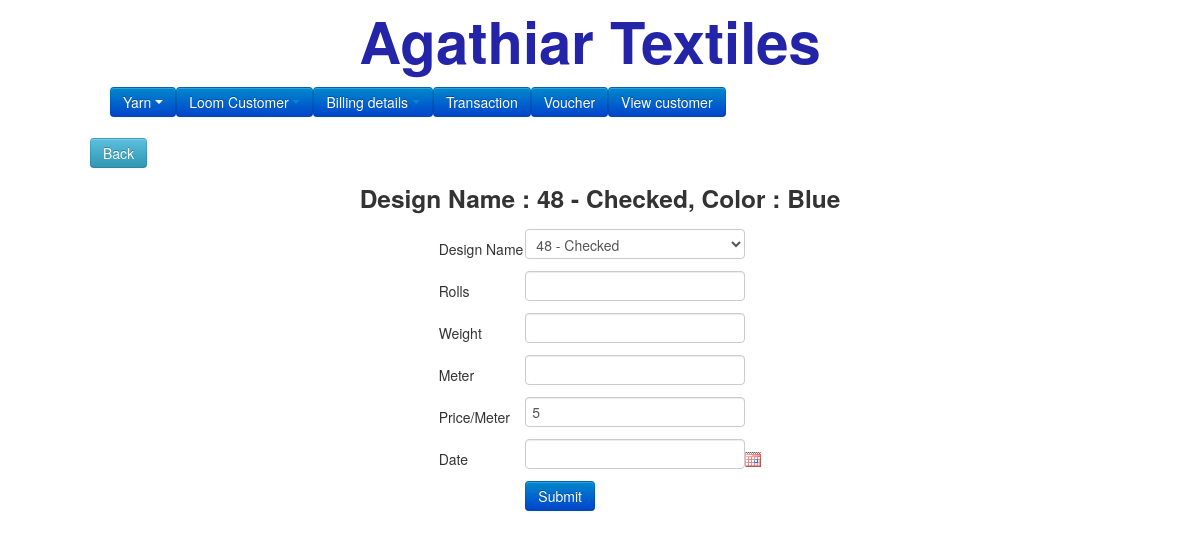
The app's page /return_paavudetails.php?paavuid=1 with its own data.
### tables this page shows
CREATE TABLE `paavus` (
  `id` int(50) NOT NULL,
  `paavuno` int(20) NOT NULL,
  `name` varchar(50) NOT NULL,
  `userid` int(50) NOT NULL,
  `price` double NOT NULL,
  `date` timestamp NOT NULL DEFAULT CURRENT_TIMESTAMP,
  `color` varchar(50) NOT NULL,
  `status` int(10) NOT NULL,
  `statusupdate` varchar(50) NOT NULL,
  `carry_paavuid` int(20) NOT NULL,
  `closeamount` double NOT NULL
);

CREATE TABLE `designs` (
  `id` int(11) NOT NULL,
  `name` varchar(50) NOT NULL,
  `date` varchar(100) NOT NULL
);

### return_paavudetails.php (the view, shortened to what this page needs)
<?php
include('template/header.php');
$userid =$_REQUEST["userid"];
$paavuid =$_REQUEST["paavuid"];
$designs = getData('designs');
$paavus = getSingleData('paavus',$paavuid);
$edit = false;
$thread = [];
?>
<div class="back"><a href="paavudetails.php?userid=<?php echo $userid; ?>&paavuid=<?php echo $paavuid; ?>"><input type="button" value="Back" class="btn btn-info"></a></div>
<center>
<h3>Design Name : <?php echo getDataByName('designs', $paavus[0]['name'], 'name');  ?>, Color : <?php echo $paavus[0]['color']  ?> </h3>
<form  action="paavudetails.php?userid=<?php echo $userid; ?>&paavuid=<?php echo $paavuid; ?>" method="post" autocomplete="off" id="formID">
<table>
<tr><td>Design Name</td><td><select name="design" >
<?php
	foreach($designs as $key=>$val){
		if($edit == true && $val['id'] == $thread['design']){
			echo "<option value=".$val['id']." selected>".$val['name']."</option>";
		} else if($val['id'] == $paavus[0]['name']) {
			echo "<option value=".$val['id']." selected>".$val['name']."</option>";
		} else {
			echo "<option value=".$val['id'].">".$val['name']."</option>";
		}
	}
?>
</select></td></tr>
<tr><td>Rolls</td><td><input type="text" name="roles" value="<?php echo editData($thread, 'roles'); ?>" class='validate[required,custom[number]]'></td></tr>
<tr><td>Weight</td><td><input type="text" name="weight" value="<?php echo editData($thread, 'weight'); ?>" class='validate[required,custom[number]]'></td></tr>
<tr><td>Meter </td><td><input type="text" name="meter" value="<?php echo editData($thread, 'meter'); ?>" class='validate[required,custom[number]]'></td></tr>
<tr><td>Price/Meter</td><td><input type="text" name="amount" value="<?php if($edit == true) { echo editData($thread, 'amount'); } else { echo $paavus[0]['price']; } ?>" class='validate[required,custom[number]]' ></td></tr>
<tr><td>Date </td><td><input type="text" name="date" value="<?php if(empty(editData($thread, 'date'))){echo '';}else{echo date('d-m-Y',editData($thread, 'date'));} ?>" class='validate[required] datepicker'></td></tr>
<tr><td></td><td>
<input type="submit" id="submit" value="Submit" class="btn btn-primary"></td></tr>
</table>
</form>
</center>
</body>
</html>

### records on screen
paavus: name.name "48 - Checked", color "Blue", amount "5"

### other values on screen
form field design "48 - Checked"
